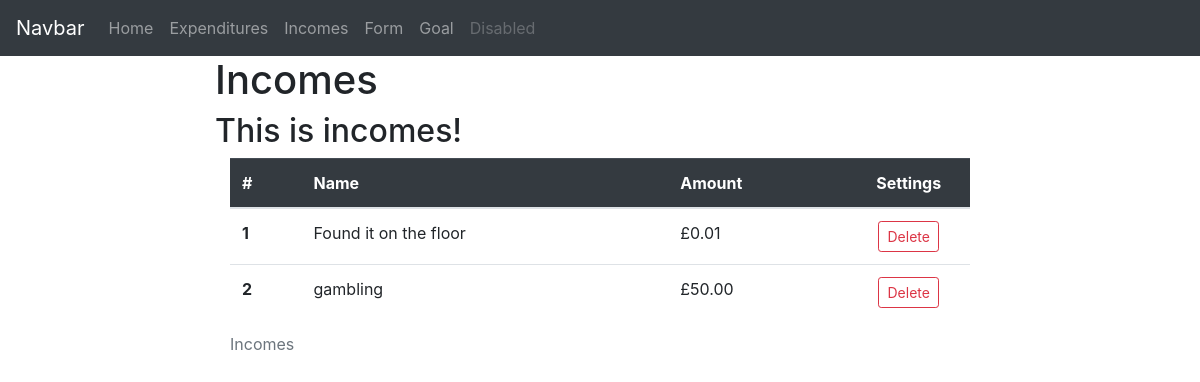
/incomes, run on an earlier commit of the app's database.
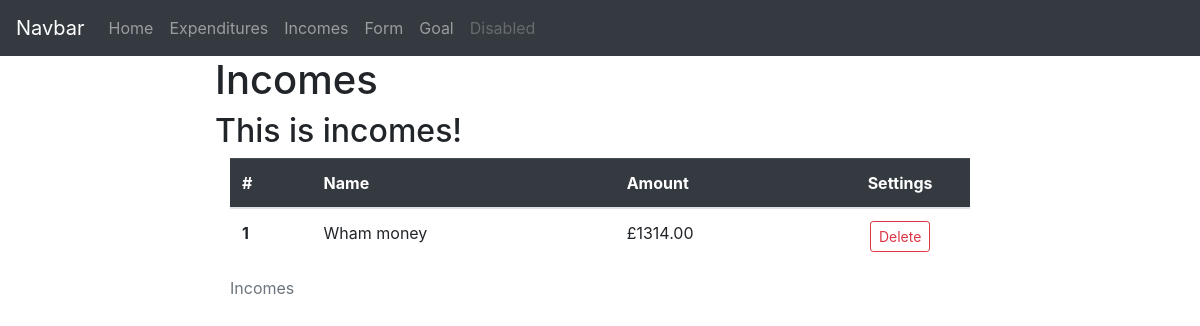
And on a later commit of the database.
### app/models.py (models this page shows)
class Income(db.Model):
    id = db.Column(db.Integer, primary_key=True)
    name = db.Column(db.String(500), index=True, unique=True, nullable=False)
    amount = db.Column(db.Float, nullable=False)

### app/views.py (the view)
@app.route('/incomes', methods =['GET','POST'])
def incomes():
    with app.app_context():
        incomes_list=db.session.query(models.Income).all()
    incomes_count = len(incomes_list)
    incomes={'description':'This is incomes!'}
    return render_template('incomes.html', title='Incomes',incomes_list = incomes_list, incomes_count=incomes_count ,incomes=incomes) #this is the base location

### app/templates/incomes.html
{% extends "base.html" %}]
{%block content%}
<h1>Incomes</h1>
<h2>{{incomes.description}}</h2>
<div class="container">
    <table class="table table-hover">
        <caption>Incomes</caption>
        <thead class="table-dark">
          <tr>
            <th scope="col">#</th>
            <th scope="col">Name</th>
            <th scope="col">Amount</th>
            <th scope="col">
              <div class="row justify-content-md-center">
                Settings
                </div>
            </th>
          </tr>
        </thead>
        <tbody>
          {% for x in range(1,incomes_count+1) %}
          <tr>
            <th scope="row">{{x}}</th>
            <td>{{incomes_list[x-1].name}}</td>
            <td>£{{'%0.2f'|format(incomes_list[x-1].amount|float)}}</td>
            <td><div class="row justify-content-center"><form method="post" action="{{ url_for('delete_income', id=incomes_list[x-1].id) }}">
              <button type="submit" class="btn btn-outline-danger btn-sm">Delete</button>
            </form></div></td>
          </tr>
          {% endfor %}
        </tbody>
      </table>
</div>
{%endblock%}

What changed in the data, as far as the page shows it:
removed Income: name "gambling", amount "50.00"
Also different on the page:
new list line: "1 £ Delete"
new list line: "Wham money 1314.00"
list line gone: "1 £ Delete"
list line gone: "Found it on the floor 0.01"
list line gone: "2 £ Delete"
